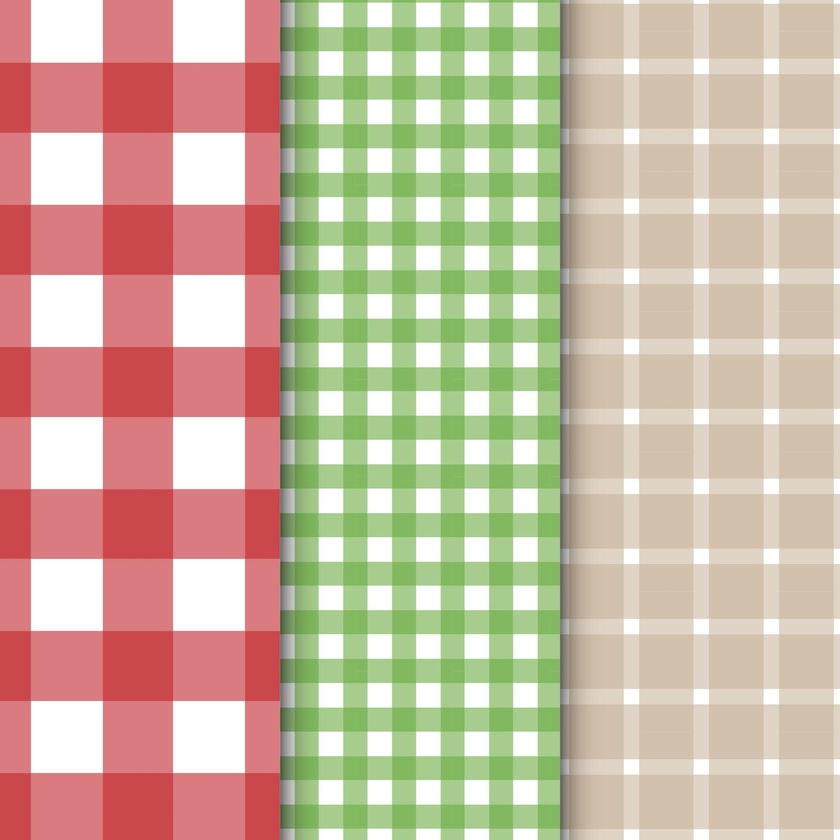
#> input picture images/square_pattern.jpg, 840 x 840 px, shrunk from 2000 x 2000 before the run, found by its file name
$ python aliasing.py
#> lines starting #> are read from the running program, lines starting #| are printed output that depends on the picture
import cv2
import numpy as np
import matplotlib.pyplot as plt

image_bgr = cv2.imread('images/square_pattern.jpg')
#> image_bgr is the input picture: shape (840, 840, 3); mean B, G, R 160.9, 182.7, 203.1

image_rgb = cv2.cvtColor(image_bgr, cv2.COLOR_BGR2RGB)

h, w = image_rgb.shape[:2]
#> h = 840; w = 840
mid_y, mid_x = h // 2, w // 2
#> mid_y = 420; mid_x = 420

offset = 1000
image_crop = image_rgb[mid_y - offset : mid_y + offset, mid_x - offset : mid_x + offset]
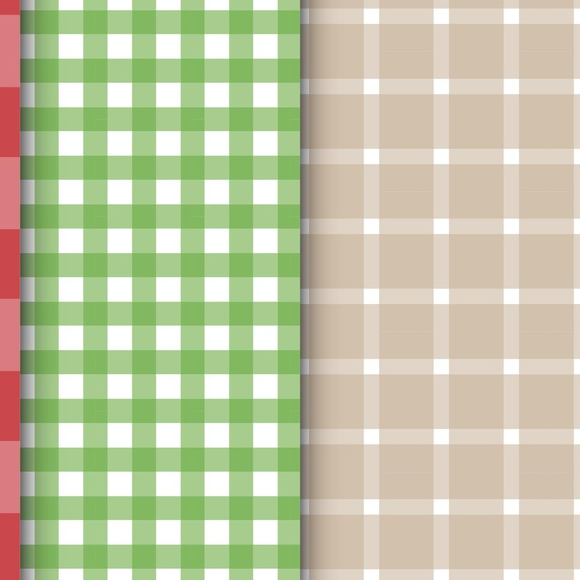
#> image_crop: shape (580, 580, 3); mean R, G, B 193.5, 198.1, 164.8

r = 25

# Naive downsampling
aliased_image = image_crop[::r, ::r]
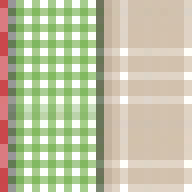
#> aliased_image: shape (24, 24, 3) (shown 8 times larger); mean R, G, B 192.3, 194.9, 163.5

# Decimation with Gaussian Kernel
sigma = r / 2.0
# ksize is used to only view the effective neighborhood so pixels farther away have less wheight
ksize = int(2 * round(3 * sigma) + 1)
smoothed_image = cv2.GaussianBlur(image_crop, (ksize, ksize), sigmaX=sigma)
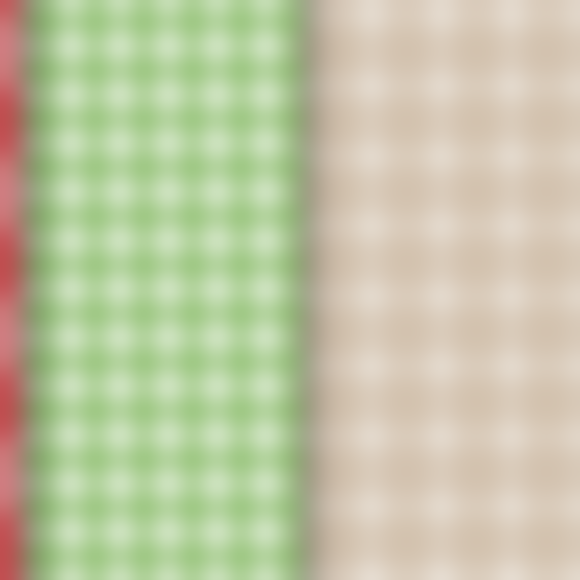
#> smoothed_image: shape (580, 580, 3); mean R, G, B 193.5, 198.1, 164.8
decimated_image = smoothed_image[::r, ::r] # Take every r-th pixel
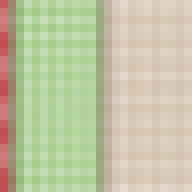
#> decimated_image: shape (24, 24, 3) (shown 8 times larger); mean R, G, B 194.2, 196.4, 164.2

# -- Visualize --

fig, axes = plt.subplots(1, 3, figsize=(15, 5))

axes[0].imshow(image_crop, interpolation='nearest')
axes[0].set_title("Original \n Square Pattern")

axes[1].imshow(aliased_image, interpolation='nearest')
axes[1].set_title(f"Naive Downsampling (r={r})\nALIASING")

axes[2].imshow(decimated_image, interpolation='nearest')
axes[2].set_title(f"Real Decimation (r={r})\nANTI-ALIASING")

plt.tight_layout()
plt.savefig("results/images/aliasing.png", format="png", bbox_inches="tight")
plt.show()
